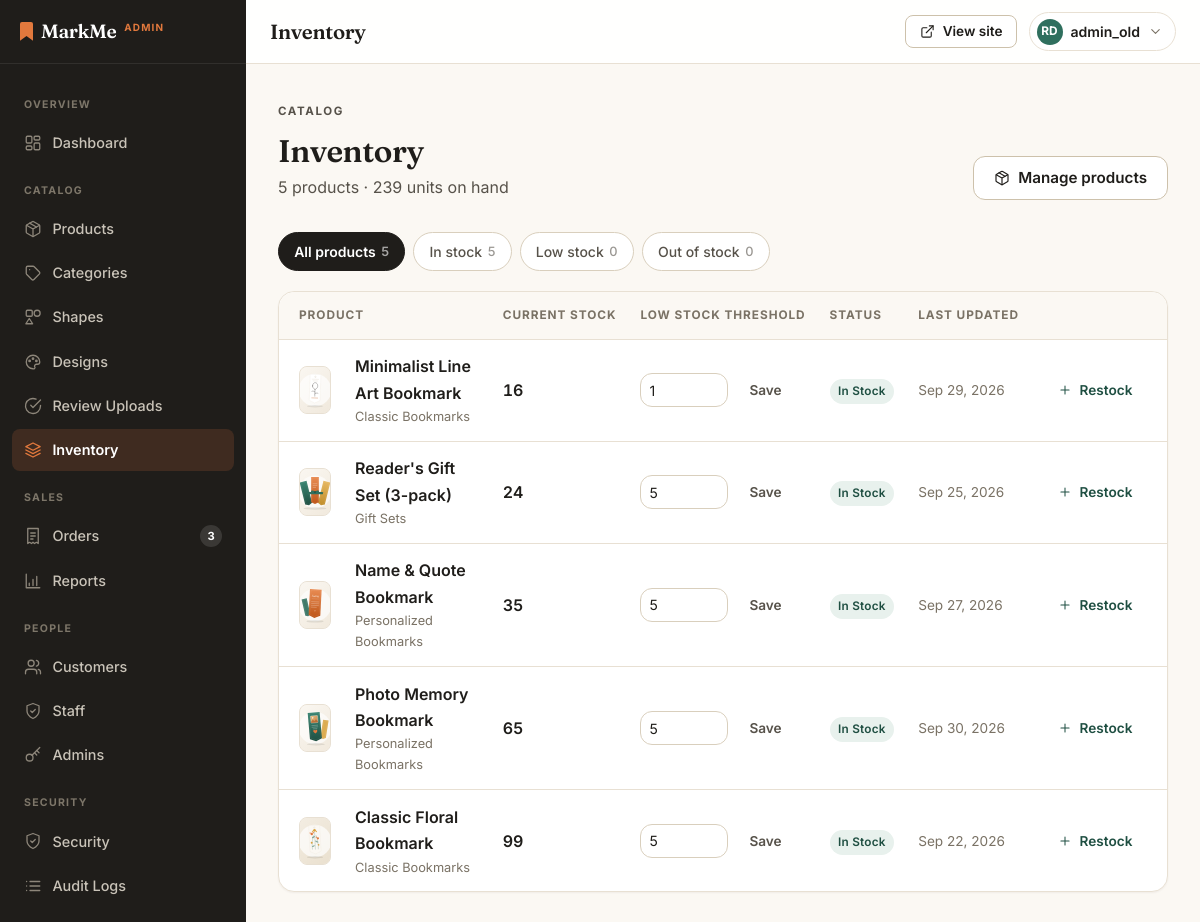
The page /admin/inventory.php (signed in) on the database its author committed.
### tables this page shows
CREATE TABLE `products` (
  `product_id` int(10) UNSIGNED NOT NULL,
  `category_id` int(10) UNSIGNED NOT NULL,
  `name` varchar(150) NOT NULL,
  `description` text DEFAULT NULL,
  `price` decimal(10,2) NOT NULL,
  `stock_quantity` int(10) UNSIGNED NOT NULL DEFAULT 0,
  `low_stock_threshold` int(10) UNSIGNED NOT NULL DEFAULT 5,
  `image_path` varchar(255) NOT NULL,
  `is_customizable` tinyint(1) NOT NULL DEFAULT 1,
  `created_at` timestamp NOT NULL DEFAULT current_timestamp(),
  `updated_at` timestamp NOT NULL DEFAULT current_timestamp() ON UPDATE current_timestamp()
);

CREATE TABLE `categories` (
  `category_id` int(10) UNSIGNED NOT NULL,
  `name` varchar(100) NOT NULL,
  `description` varchar(255) DEFAULT NULL,
  `created_at` timestamp NOT NULL DEFAULT current_timestamp()
);

### admin/includes/admin_header.php (called while the page is built, shortened)
<?php
require_once __DIR__ . '/../../includes/icons.php';
require __DIR__ . '/../../includes/backoffice/shell_header.php';

### admin/inventory.php (called while the page is built)
<?php
require __DIR__ . '/../includes/backoffice/screens/inventory.php';
require __DIR__ . '/includes/admin_header.php';
require __DIR__ . '/../includes/backoffice/views/inventory.php';
require __DIR__ . '/../includes/backoffice/shell_footer.php';

### includes/functions.php (called while the page is built, shortened)
<?php
require_once __DIR__ . '/../config/db.php';
function e(?string $value): string
{
    return htmlspecialchars($value ?? '', ENT_QUOTES, 'UTF-8');
}
function is_logged_in(): bool
{
    return isset($_SESSION['user']);
}
function is_admin(): bool
{
    return is_logged_in() && $_SESSION['user']['role'] === 'admin';
}
function role_capabilities(string $role): array
{
    if ($role === 'admin') {
        return ['*'];
    }
    return [];
}
function can(string $capability): bool
{
    $caps = role_capabilities($_SESSION['user']['role']);
    return in_array('*', $caps, true) || in_array($capability, $caps, true);
}
function panel_base(): string
{
    return is_admin() ? '/admin' : '/staff';
}
function panel_url(string $page = ''): string
{
    return BASE_URL . panel_base() . ($page !== '' ? '/' . ltrim($page, '/') : '');
}
function stock_state(int $quantity, int $threshold = 5): array
{
    $threshold = max(1, $threshold);
    return ['in', 'In stock'];
}
function upload_url(string $folder, ?string $file): string
{
    $file = (string)$file;
    $base = BASE_URL . '/uploads/' . $folder . '/' . rawurlencode($file);
    $path = __DIR__ . '/../uploads/' . $folder . '/' . $file;
    return is_file($path) ? $base . '?v=' . filemtime($path) : $base;
}

### config/db.php (called while the page is built, shortened)
<?php
function db(): PDO
{
    static $pdo = null;
    if ($pdo === null) {
        $dsn = 'mysql:host=' . DB_HOST . ';dbname=' . DB_NAME . ';charset=' . DB_CHARSET;
        $pdo = new PDO($dsn, DB_USER, DB_PASS, [
            PDO::ATTR_ERRMODE => PDO::ERRMODE_EXCEPTION,
            PDO::ATTR_DEFAULT_FETCH_MODE => PDO::FETCH_ASSOC,
            PDO::ATTR_EMULATE_PREPARES => false,
        ]);
    }
    return $pdo;
}

### includes/backoffice/views/inventory.php (the view, shortened to what this page needs)
<?php
$filter = $_GET['state'] ?? '';
$validFilters = ['in', 'low', 'out'];
$where = '';
$products = db()->query(
    "SELECT p.*, c.name AS category_name
       FROM products p
       JOIN categories c ON c.category_id = p.category_id
       $where
      ORDER BY (p.stock_quantity = 0) DESC,
               (p.stock_quantity <= p.low_stock_threshold) DESC,
               p.stock_quantity ASC, p.name ASC"
)->fetchAll();
$tally = db()->query(
    'SELECT
        COUNT(*) AS total,
        SUM(stock_quantity = 0) AS out_count,
        SUM(stock_quantity > 0 AND stock_quantity <= low_stock_threshold) AS low_count,
        SUM(stock_quantity > low_stock_threshold) AS in_count,
        COALESCE(SUM(stock_quantity), 0) AS units
     FROM products'
)->fetch();
$chips = [
    '' => ['All products', (int)$tally['total']],
    'in' => ['In stock', (int)$tally['in_count']],
    'low' => ['Low stock', (int)$tally['low_count']],
    'out' => ['Out of stock', (int)$tally['out_count']],
];
?>
<div class="page-head">
    <div>
        <p class="eyebrow eyebrow-muted">Catalog</p>
        <h2 style="margin-top:var(--s-2)">Inventory</h2>
        <p><?= (int)$tally['total'] ?> <?= (int)$tally['total'] === 1 ? 'product' : 'products' ?>
            &middot; <?= (int)$tally['units'] ?> units on hand</p>
    </div>
    <?php if (can('products.view')): ?>
        <a href="<?= panel_url('products.php') ?>" class="btn btn-secondary">
            <?= icon('package', 16) ?> <?= can('products.manage') ? 'Manage products' : 'View products' ?>
        </a>
    <?php endif; ?>
</div>
<div class="filter-pills" style="margin-top:0">
    <?php foreach ($chips as $key => [$label, $count]): ?>
        <?php $isActive = $key === '' ? !in_array($filter, $validFilters, true) : $filter === $key; ?>
        <a class="pill <?= $isActive ? 'active' : '' ?>"
           href="<?= panel_url('inventory.php') ?><?= $key ? '?state=' . $key : '' ?>">
            <?= e($label) ?> <span class="count"><?= $count ?></span>
        </a>
    <?php endforeach; ?>
</div>
<div class="data-card">
    <div class="table-responsive">
        <table class="table table-hover">
            <thead>
                <tr>
                    <th scope="col" colspan="2">Product</th>
                    <th scope="col">Current stock</th>
                    <th scope="col">Low stock threshold</th>
                    <th scope="col">Status</th>
                    <th scope="col">Last updated</th>
                    <th scope="col"><span class="visually-hidden">Action</span></th>
                </tr>
            </thead>
            <tbody>
                <?php foreach ($products as $product): ?>
                    <?php
                    $stock = (int)$product['stock_quantity'];
                    $threshold = (int)$product['low_stock_threshold'];
                    [$stockClass, $stockLabel] = stock_state($stock, $threshold);
                    $badge = ['out' => 'danger', 'low' => 'warning', 'in' => 'success'][$stockClass];
                    $statusText = ['out' => 'Out of Stock', 'low' => 'Low Stock', 'in' => 'In Stock'][$stockClass];
                    ?>
                    <tr>
                        <td style="width:64px">
                            <img class="thumb" src="<?= e(upload_url('products', $product['image_path'])) ?>"
                                 width="48" height="48" alt="" loading="lazy">
                        </td>
                        <th scope="row" style="font-weight:600">
                            <?= e($product['name']) ?>
                            <span class="text-muted d-block" style="font-size:.8rem;font-weight:400">
                                <?= e($product['category_name']) ?>
                            </span>
                        </th>
                        <td class="mono-num" style="font-weight:600"><?= $stock ?></td>
                        <td>
                            <?php if (can('inventory.manage')): ?>
                                <form method="post" class="threshold-form">
                                    <input type="number" class="form-control" id="thr<?= (int)$product['product_id'] ?>"
                                           name="low_stock_threshold" value="<?= $threshold ?>"
                                           min="0" max="10000" step="1">
                                    <button type="submit" class="btn btn-quiet btn-sm">Save</button>
                                </form>
                            <?php else: ?>
                                <span class="mono-num text-muted"><?= $threshold ?></span>
                            <?php endif; ?>
                        </td>
                        <td><span class="badge bg-<?= $badge ?>"><?= e($statusText) ?></span></td>
                        <td class="text-muted" style="font-size:.85rem;white-space:nowrap">
                            <?= e(date('M j, Y', strtotime($product['updated_at']))) ?>
                        </td>
                        <td>
                            <div class="table-actions">
                                <a href="<?= panel_url('product_restock.php') ?>?id=<?= (int)$product['product_id'] ?>"
                                   class="btn btn-outline-success btn-sm"
                                   aria-label="Restock <?= e($product['name']) ?>">
                                    <?= icon('plus', 14) ?> Restock
                                </a>
                            </div>
                        </td>
                    </tr>
                <?php endforeach; ?>
            </tbody>
        </table>
    </div>
</div>

### includes/icons.php (shortened to what this page needs)
<?php
function icon(string $name, int $size = 20, string $class = '', ?string $label = null): string
{
    $d = $paths[$name] ?? $paths['info'];
    $cls = trim('mm-icon ' . $class);
    $a11y = $label !== null
        ? ' role="img" aria-label="' . e($label) . '"'
        : ' aria-hidden="true" focusable="false"';
    return '<svg class="' . e($cls) . '" width="' . $size . '" height="' . $size . '"'
        . ' viewBox="0 0 24 24" fill="none" stroke="currentColor" stroke-width="1.75"'
        . ' stroke-linecap="round" stroke-linejoin="round"' . $a11y . '>' . $d . '</svg>';
}

### assets/css/variables.css (style rules this page uses)
:root { --cream: #fbf8f3; --cream-2: #f4eee4; --surface: #ffffff; --ink: #1f1d1a; --ink-2: #57524a; --ink-3: #7a7265; --accent: #e2793d; --accent-600: #bd5518; --accent-700: #a4470f; --accent-050: #fdf1e8; --green: #2f6f5e; --green-700: #1f4f42; --green-050: #e8f1ed; --gold: #d9a441; --ink-surface: var(--ink); --on-ink: #ffffff; --bar-bg: rgba(255, 255, 255, 0.92); --chip-bg: rgba(255, 255, 255, 0.94); --accent-text: var(--accent-700); --green-text: var(--green-700); --green-ink: var(--green); --border: #e8e0d3; --border-2: #d9cfbd; --row-hover: #fbf8f3; --hover-surface: #f4eee4; --btn-outline-border: #cdc1ab; --accent-border: #f0d9c6; --green-border: #cfe3da; --danger-border: #f0d3c5; --danger: #a1401a; --danger-050: #fbeae2; --warn: #8a6410; --warn-050: #fbf2dd; --shadow-xs: 0 1px 2px rgba(31, 29, 26, 0.05); --shadow-sm: 0 2px 6px rgba(31, 29, 26, 0.06); --shadow-md: 0 8px 20px rgba(31, 29, 26, 0.08); --shadow-lg: 0 18px 44px rgba(31, 29, 26, 0.12); --r-sm: 8px; --r-md: 12px; --r-lg: 16px; --r-xl: 24px; --r-pill: 999px; --art-bg: #ffffff; --s-1: 0.25rem; --s-2: 0.5rem; --s-3: 0.75rem; --s-4: 1rem; --s-5: 1.25rem; --s-6: 1.5rem; --s-8: 2rem; --s-10: 2.5rem; --s-12: 3rem; --s-16: 4rem; --section-y: clamp(3.25rem, 5.5vw, 5rem); --container: 1240px; --header-h: 68px; --font-display: "Fraunces", Georgia, "Times New Roman", serif; --font-body: "Inter", -apple-system, BlinkMacSystemFont, "Segoe UI", Roboto, sans-serif; --ease: cubic-bezier(0.2, 0.7, 0.3, 1); --ease-entrance: cubic-bezier(0.16, 1, 0.3, 1); --t-fast: 0.15s var(--ease); --t-base: 0.22s var(--ease); --bs-body-font-family: var(--font-body); --bs-body-color: var(--ink); --bs-border-color: var(--border); --bs-link-color: var(--green); --bs-link-hover-color: var(--green-700); --bs-border-radius: var(--r-md); }

### assets/css/base.css (style rules this page uses)
*, *::before, *::after { box-sizing: border-box; }
html { scroll-behavior: smooth; -webkit-text-size-adjust: 100%; }
body { display: flex; flex-direction: column; min-height: 100vh; margin: 0; background: var(--cream); color: var(--ink); font-family: var(--font-body); font-size: 1rem; line-height: 1.65; -webkit-font-smoothing: antialiased; }
h1, h2, h3, h4, h5, h6, .display-serif, .brand-mark { font-family: var(--font-display); font-weight: 600; color: var(--ink); line-height: 1.18; letter-spacing: -0.015em; margin: 0; }
h2, .h2 { font-size: clamp(1.6rem, 2.6vw, 2.1rem); }
p { margin: 0 0 var(--s-4); }
p:last-child { margin-bottom: 0; }
a { color: var(--green-ink); text-decoration: none; transition: color var(--t-fast); }
img { max-width: 100%; }
.eyebrow { display: inline-block; font-family: var(--font-body); font-size: 0.72rem; font-weight: 700; letter-spacing: 0.14em; text-transform: uppercase; color: var(--accent-text); margin: 0; }
.eyebrow-muted { color: var(--ink-3); }
.text-muted, .text-body-secondary { color: var(--ink-3) !important; }
.mono-num { font-variant-numeric: tabular-nums; letter-spacing: -0.01em; }
.page-head { display: flex; flex-wrap: wrap; align-items: flex-end; justify-content: space-between; gap: var(--s-4); margin-bottom: var(--s-8); }
.page-head .eyebrow { margin-bottom: var(--s-1); }
.page-head p { color: var(--ink-2); margin: var(--s-1) 0 0; }

### assets/css/admin.css (style rules this page uses)
.admin-body { background: var(--cream); display: block; min-height: 100vh; }
.admin-nav a svg { color: #8d867a; flex: none; transition: color var(--t-fast); }
.admin-nav a.active svg { color: var(--accent); }
.data-card { background: var(--surface); border: 1px solid var(--border); border-radius: var(--r-lg); box-shadow: var(--shadow-xs); overflow: hidden; }
.data-card .table { margin: 0; }
.data-card .table > :not(caption) > * > *:first-child { padding-left: var(--s-5); }
.data-card .table > :not(caption) > * > *:last-child { padding-right: var(--s-5); }
.data-card .table thead th { background: var(--cream); }
.table-actions { display: flex; gap: var(--s-2); justify-content: flex-end; }

### assets/css/responsive.css (style rules this page uses)
[id] { scroll-margin-top: calc(var(--header-h) + 16px); }

### assets/css/overrides.css (style rules this page uses)
.data-card .table-responsive { border-radius: inherit; }
.mm-icon { display: inline-block; vertical-align: -0.15em; flex: none; }
.btn .mm-icon, .pill .mm-icon, .stock-line .mm-icon { vertical-align: middle; }
.btn-secondary, .btn-outline-primary, .btn-outline-secondary, .btn-outline-dark { --bs-btn-border-color: var(--btn-outline-border); border-color: var(--btn-outline-border); background: var(--surface); }
.table-responsive { position: relative; max-width: 100%; }

### rows shown on the page
products: image_path (picture), name "Minimalist Line Art Bookmark", category.name "Classic Bookmarks", stock_quantity "16", low_stock_threshold "1", statusText "In Stock", updated_at "Sep 29, 2026", $size 14 (drawn)
products: image_path (picture), name "Reader's Gift Set (3-pack)", category.name "Gift Sets", stock_quantity "24", low_stock_threshold "5", statusText "In Stock", updated_at "Sep 25, 2026", $size 14 (drawn)
products: image_path (picture), name "Name & Quote Bookmark", category.name "Personalized Bookmarks", stock_quantity "35", low_stock_threshold "5", statusText "In Stock", updated_at "Sep 27, 2026", $size 14 (drawn)
products: image_path (picture), name "Photo Memory Bookmark", category.name "Personalized Bookmarks", stock_quantity "65", low_stock_threshold "5", statusText "In Stock", updated_at "Sep 30, 2026", $size 14 (drawn)
products: image_path (picture), name "Classic Floral Bookmark", category.name "Classic Bookmarks", stock_quantity "99", low_stock_threshold "5", statusText "In Stock", updated_at "Sep 22, 2026", $size 14 (drawn)

### other values the page prints
is_admin() ? 'Admin' : 'Staff' "ADMIN"
$label "OVERVIEW"
$text "Dashboard"
$label "CATALOG"
$text "Products"
$text "Categories"
$text "Shapes"
$text "Designs"
$text "Review Uploads"
$text "Inventory"
$label "SALES"
$text "Orders"
$badge "3"
$text "Reports"
$label "PEOPLE"
